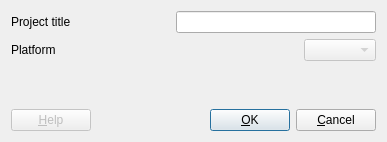
<ui version="4.0" >
 <author>LA4 team - Copyright 2006</author>
 <comment>This program is free.</comment>
 <class>LADocumentPropertiesDialog</class>
 <widget class="QDialog" name="LADocumentPropertiesDialog" >
  <property name="geometry" >
   <rect>
    <x>0</x>
    <y>0</y>
    <width>387</width>
    <height>142</height>
   </rect>
  </property>
  <property name="windowTitle" >
   <string>Document properties</string>
  </property>
  <layout class="QVBoxLayout" >
   <item>
    <layout class="QHBoxLayout" >
     <item>
      <widget class="QLabel" name="DocumentTitleLabel" >
       <property name="text" >
        <string>Project title</string>
       </property>
       <property name="wordWrap" >
        <bool>false</bool>
       </property>
      </widget>
     </item>
     <item>
      <spacer name="spacer16" >
       <property name="orientation" >
        <enum>Qt::Horizontal</enum>
       </property>
       <property name="sizeType" >
        <enum>QSizePolicy::Expanding</enum>
       </property>
       <property name="sizeHint" stdset="0" >
        <size>
         <width>40</width>
         <height>20</height>
        </size>
       </property>
      </spacer>
     </item>
     <item>
      <widget class="QLineEdit" name="DocumentTitle" >
       <property name="minimumSize" >
        <size>
         <width>200</width>
         <height>0</height>
        </size>
       </property>
       <property name="maxLength" >
        <number>255</number>
       </property>
      </widget>
     </item>
    </layout>
   </item>
   <item>
    <layout class="QHBoxLayout" >
     <item>
      <widget class="QLabel" name="PlatformLabel" >
       <property name="text" >
        <string>Platform</string>
       </property>
       <property name="wordWrap" >
        <bool>false</bool>
       </property>
      </widget>
     </item>
     <item>
      <spacer name="spacer17" >
       <property name="orientation" >
        <enum>Qt::Horizontal</enum>
       </property>
       <property name="sizeType" >
        <enum>QSizePolicy::Expanding</enum>
       </property>
       <property name="sizeHint" stdset="0" >
        <size>
         <width>40</width>
         <height>20</height>
        </size>
       </property>
      </spacer>
     </item>
     <item>
      <widget class="QComboBox" name="PlatformComboBox" >
       <property name="enabled" >
        <bool>false</bool>
       </property>
      </widget>
     </item>
    </layout>
   </item>
   <item>
    <spacer name="spacer18" >
     <property name="orientation" >
      <enum>Qt::Vertical</enum>
     </property>
     <property name="sizeType" >
      <enum>QSizePolicy::Expanding</enum>
     </property>
     <property name="sizeHint" stdset="0" >
      <size>
       <width>20</width>
       <height>40</height>
      </size>
     </property>
    </spacer>
   </item>
   <item>
    <layout class="QHBoxLayout" >
     <item>
      <widget class="QPushButton" name="HelpButton" >
       <property name="enabled" >
        <bool>false</bool>
       </property>
       <property name="text" >
        <string>&amp;Help</string>
       </property>
       <property name="shortcut" >
        <string>Alt+H</string>
       </property>
      </widget>
     </item>
     <item>
      <spacer name="spacer15" >
       <property name="orientation" >
        <enum>Qt::Horizontal</enum>
       </property>
       <property name="sizeType" >
        <enum>QSizePolicy::Expanding</enum>
       </property>
       <property name="sizeHint" stdset="0" >
        <size>
         <width>40</width>
         <height>20</height>
        </size>
       </property>
      </spacer>
     </item>
     <item>
      <widget class="QPushButton" name="OKButton" >
       <property name="text" >
        <string>&amp;OK</string>
       </property>
       <property name="shortcut" >
        <string>Alt+O</string>
       </property>
       <property name="default" >
        <bool>true</bool>
       </property>
      </widget>
     </item>
     <item>
      <widget class="QPushButton" name="CancelButton" >
       <property name="text" >
        <string>&amp;Cancel</string>
       </property>
       <property name="shortcut" >
        <string>Alt+C</string>
       </property>
      </widget>
     </item>
    </layout>
   </item>
  </layout>
 </widget>
 <layoutdefault spacing="6" margin="11" />
 <pixmapfunction>qPixmapFromMimeSource</pixmapfunction>
 <resources/>
 <connections>
  <connection>
   <sender>OKButton</sender>
   <signal>clicked()</signal>
   <receiver>LADocumentPropertiesDialog</receiver>
   <slot>accept()</slot>
   <hints>
    <hint type="sourcelabel" >
     <x>20</x>
     <y>20</y>
    </hint>
    <hint type="destinationlabel" >
     <x>20</x>
     <y>20</y>
    </hint>
   </hints>
  </connection>
  <connection>
   <sender>CancelButton</sender>
   <signal>clicked()</signal>
   <receiver>LADocumentPropertiesDialog</receiver>
   <slot>reject()</slot>
   <hints>
    <hint type="sourcelabel" >
     <x>20</x>
     <y>20</y>
    </hint>
    <hint type="destinationlabel" >
     <x>20</x>
     <y>20</y>
    </hint>
   </hints>
  </connection>
 </connections>
</ui>
